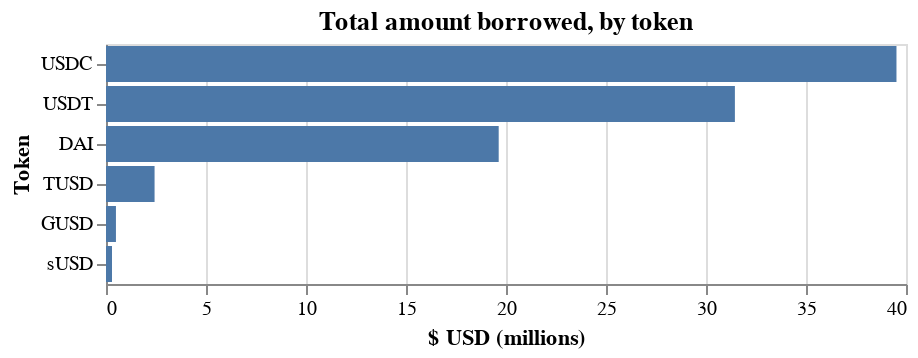

The notebook cell saved with this chart:
### Code cell
alt.Chart(df.query("tx_type == 'borrow'"), title='Total amount borrowed, by token').mark_bar().encode(
    y=alt.Y('symbol', title='Token').sort('-x'),
    x=alt.X('x:Q', title='$ USD (millions)').axis(format=".0f")
).transform_aggregate(
    total_usd = 'sum(amount_usd)',
    groupby=['symbol']
).transform_calculate(
    x='datum.total_usd/1000000'
).properties(
    width=400
)
